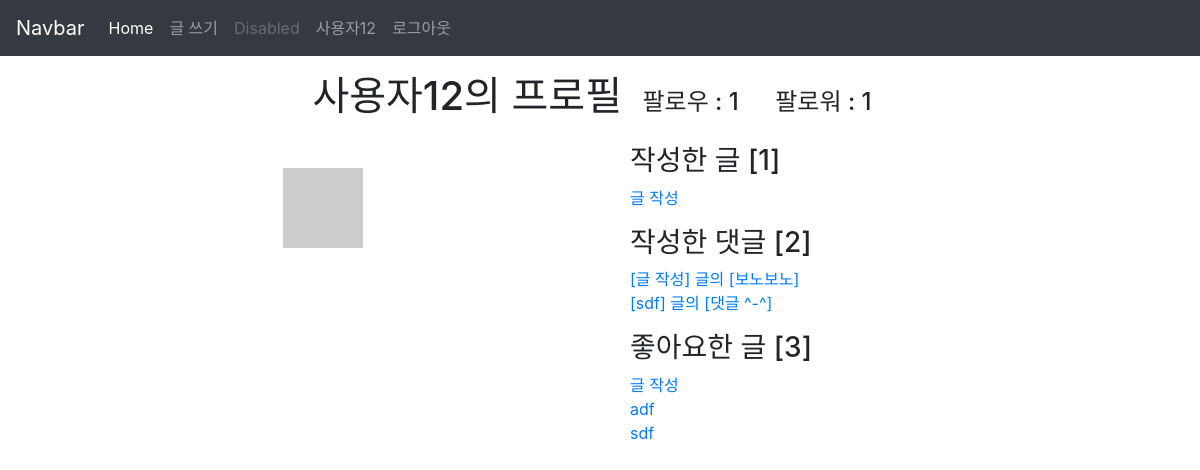
The page /accounts/4/profile/ (signed in) on the database as committed earlier.
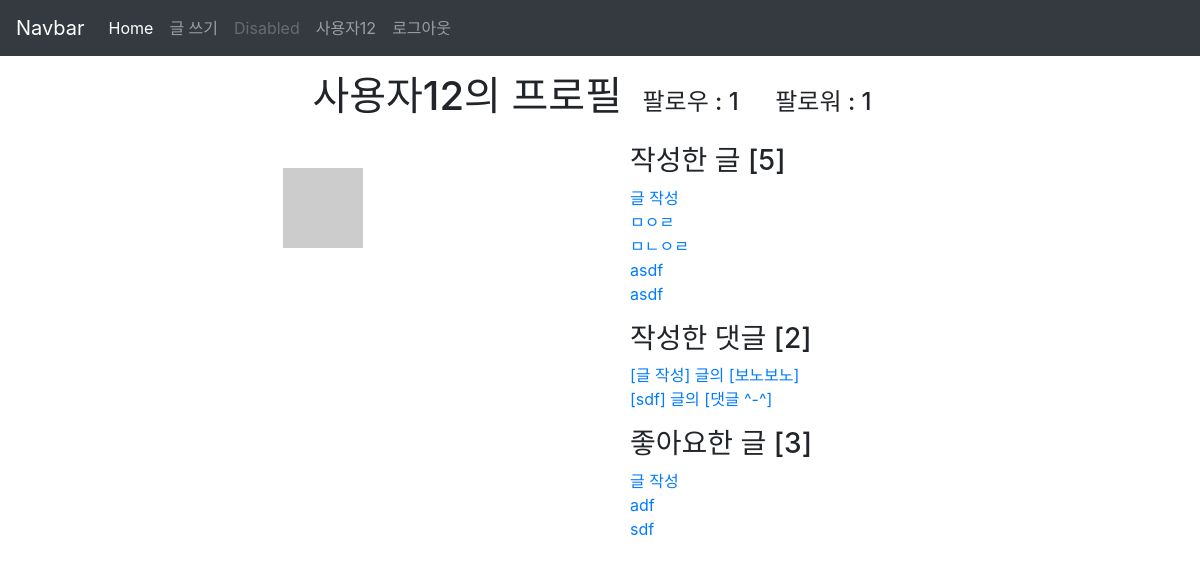
The same page on the database as committed later.
### accounts/models.py (models this page shows)
class User(AbstractUser):
    followers = models.ManyToManyField(settings.AUTH_USER_MODEL, related_name='followings', blank=True)

### articles/models.py (models this page shows, shortened)
class Article(models.Model):
    title = models.CharField(max_length=10)
    content = models.TextField()
    image = models.ImageField(blank=True)
    image_thumbnail = ImageSpecField(
        processors=[ResizeToFill(300, 300)],
        format='JPEG',
        options={'quality': 80}
    )
    created_at = models.DateTimeField(auto_now_add=True)
    updated_at = models.DateTimeField(auto_now=True)
    user = models.ForeignKey(settings.AUTH_USER_MODEL, on_delete=models.CASCADE)
    like_users = models.ManyToManyField(settings.AUTH_USER_MODEL, related_name='like_articles', blank=True)
    hashtags = models.ManyToManyField(HashTag, blank=True)

class Comment(models.Model):
    content = models.CharField(max_length=140)
    created_at = models.DateTimeField(auto_now_add=True)
    article = models.ForeignKey(Article, on_delete=models.CASCADE)
    user = models.ForeignKey(settings.AUTH_USER_MODEL, on_delete=models.CASCADE)

### accounts/views.py (the view)
# urls.py: path('<int:account_pk>/profile/', views.profile, name='profile'),
def profile(request, account_pk):
    user = get_object_or_404(get_user_model(), pk=account_pk)
    context = {
        'user_profile': user
    }
    return render(request, 'accounts/profile.html', context)

### articles/templatetags/gravatar.py (called while the page is built)
@register.filter
def makehash(user):
    email = user.email
    social_user = user.socialaccount_set.all().first()
    if social_user:
        return social_user.extra_data.get('properties').get('profile_image')
    return 'https://www.gravatar.com/avatar/' + hashlib.md5(email.strip().lower().encode('utf-8')).hexdigest() + '?size=25'

### accounts/templates/accounts/profile.html (shortened to what this page needs)
{% extends 'articles/base.html' %}
{% block body %}
{% load gravatar %}
<div class='container my-3'>
  <div class='text-center'>
    <h1 class='d-inline '>{{ user_profile.username }}의 프로필</h1>
    <h4 class="d-inline mx-3">팔로우 : {{ user_profile.followings.count }}</h4>
    <h4 class="d-inline mx-3">팔로워 : {{ user_profile.followers.count }}</h4>
  </div>
  <div class='row'>
    <div class='col'>
      <img src="{{ user_profile |makehash }}" alt="" class='d-block mx-auto my-5'>
    </div>
    <div class='col'>
        {% if user == user_profile %}
      <div class='container mt-4 mb-3'>
        <h3>작성한 글 [{{ user.article_set.count }}]</h3>
        {% for article in user.article_set.all %}
        <a href="{% url 'articles:detail' article.pk %}">{{ article.title }}</a><br>
        {% endfor %}
      </div>
      <div class='container my-3'>
        <h3>작성한 댓글 [{{ user.comment_set.count }}]</h3>
        {% for comment in user.comment_set.all %}
        <a href="{% url 'articles:detail' comment.article_id %}">
          [{{ comment.article.title }}] 글의 [{{ comment.content }}]
        </a><br>
        {% endfor %}
      </div>
      <div class='container my-3'>
        <h3>좋아요한 글 [{{ user.like_articles.count }}]</h3>
        {% for article in user.like_articles.all %}
        <a href="{% url 'articles:detail' article.pk %}">{{ article.title }}</a><br>
        {% endfor %}
        {% endif %}
        {% endblock%}

### articles/templates/_navbar.html (shortened to what this page needs)
<nav class="navbar navbar-expand-lg navbar-dark bg-dark">
  <a class="navbar-brand" href="/articles/">Navbar</a>
  <div class="collapse navbar-collapse" id="navbarNavAltMarkup">
    <div class="navbar-nav">
      <a class="nav-item nav-link active" href={% url 'articles:index' %}>Home <span class="sr-only">(current)</span></a>
      <a class="nav-item nav-link" href={% url 'articles:create' %}>글 쓰기</a>
      <a class="nav-item nav-link disabled" href="#" tabindex="-1" aria-disabled="true">Disabled</a>
      {% if user.is_authenticated %}
      {% load gravatar %}
      <a href="{% url 'accounts:profile' user.pk %}" class="nav-item nav-link">{{ user.username }}</a>
      <a class="nav-item nav-link" href={% url 'accounts:logout' %}>로그아웃</a>
      {% else %}
      <a class="nav-item nav-link" href={% url 'accounts:signup' %}>회원 가입</a>
      <a class="nav-item nav-link" href={% url 'accounts:login' %}>로그인</a>
      {% endif %}
    </div>
  </div>
</nav>

Rows that differ between the two databases and show on the page:
computed for User "사용자12": article_set.count "1" → "5"
added Article: title "ㅁㅇㄹ", shown under "작성한 글 [5]"
added Article: title "ㅁㄴㅇㄹ", shown under "작성한 글 [5]"
added Article: title "asdf", shown under "작성한 글 [5]"
added Article: title "asdf", shown under "작성한 글 [5]"
